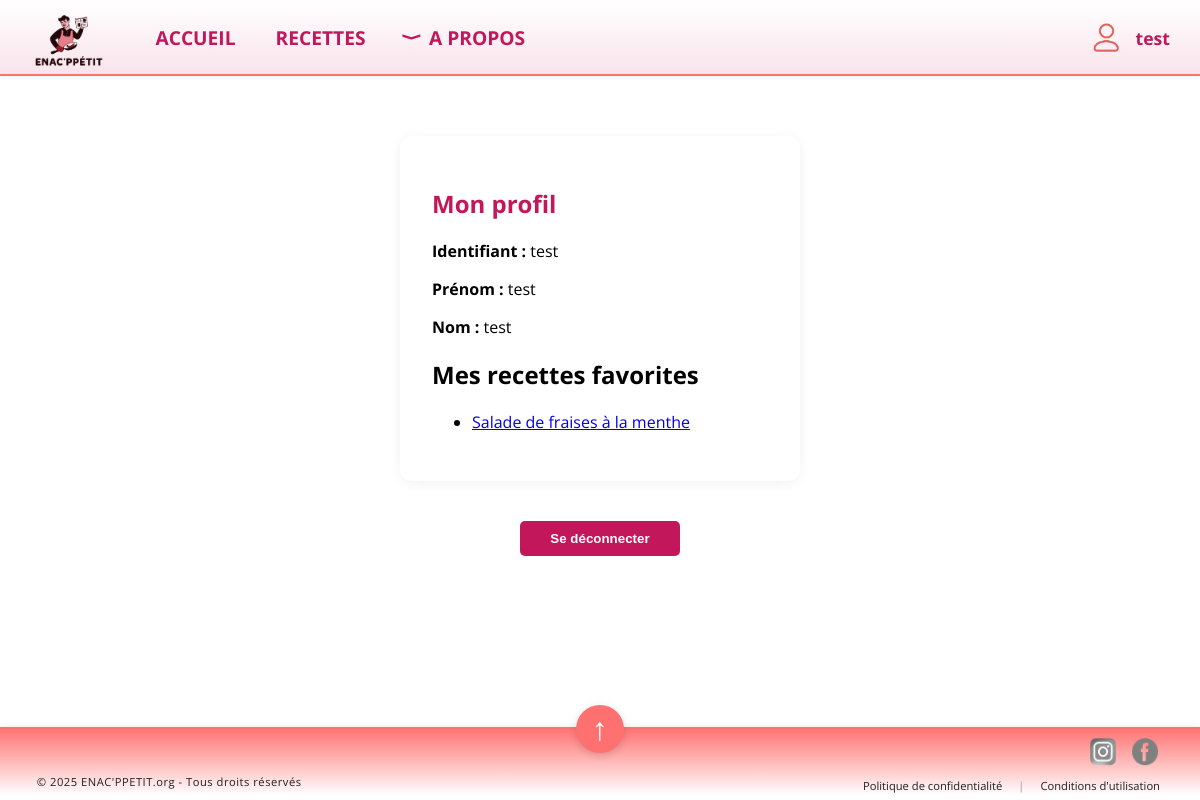
Page /profil (signed in) on the committed database.
### tables this page shows
CREATE TABLE User (
    User_id INTEGER PRIMARY KEY,
    Username TEXT,
    FirstName TEXT,
    LastName TEXT,
    EmailAddress TEXT,
    Sign_in_date TEXT,
    Salt TEXT,
    Random TEXT,
    Hash TEXT
);

CREATE TABLE Recette (
    Recette_id INTEGER PRIMARY KEY,
    Title TEXT,
    Preptime INTEGER,
    Cooktime INTEGER,
    Category TEXT,
    Saison TEXT,
    Description TEXT,
    Servings INTEGER,
    Image TEXT
);

### app.py (the view)
@app.route('/profil')
def profil():
    from flask import session, redirect, url_for
    if not session.get('username'):
        return redirect(url_for('login'))
    conn = sqlite3.connect('BDD.db')
    conn.row_factory = sqlite3.Row
    user = conn.execute("SELECT * FROM User WHERE Username = ?", (session['username'],)).fetchone()
    favoris = []
    if user:
        favoris = conn.execute("""
            SELECT r.*
            FROM Recette r
            JOIN Recette_Favori f ON r.Recette_id = f.Recette_id
            WHERE f.User_id = ?
        """, (user['User_id'],)).fetchall()
    conn.close()
    if not user:
        return redirect(url_for('login'))
    return render_template(
        'profil.html',
        username=user['Username'],
        firstname=user['FirstName'],
        lastname=user['LastName'],
        favoris=favoris
    )

### templates/profil.html (shortened to what this page needs)
{% extends "base.html" %}
{% block content %}
<div style="max-width:400px; margin:40px auto; background:#fff; border-radius:12px; box-shadow:0 2px 12px rgba(0,0,0,0.06); padding:32px;">
    <h2 style="color:#c2185b;">Mon profil</h2>
    <p><strong>Identifiant :</strong> {{ username }}</p>
    <p><strong>Prénom :</strong> {{ firstname }}</p>
    <p><strong>Nom :</strong> {{ lastname }}</p>
<h2>Mes recettes favorites</h2>
{% if favoris %}
    <ul>
    {% for recette in favoris %}
        <li>
            <a href="{{ url_for('recette', recette_id=recette['Recette_id']) }}">
                {{ recette['Title'] }}
            </a>
        </li>
    {% endfor %}
    </ul>
{% else %}
    <p>Vous n'avez pas encore de recettes favorites.</p>
{% endif %}
</div>
<div style="display: flex; justify-content: center; margin-top: 30px; margin-bottom: 4cm;">
    <a href="{{ url_for('logout') }}">
        <button style="background:#c2185b; color:white; border:none; border-radius:5px; padding:10px 30px; font-weight:bold; cursor:pointer;">
            Se déconnecter
        </button>
    </a>
</div>
{% endblock %}

### static/style.css (style rules this page uses)
body { overflow-x: hidden; background: #fff; margin: 0; padding: 0; font-family: 'Open Sans', Arial, sans-serif; }
html { box-sizing: border-box; width: 100vw; overflow-x: hidden; }
*, *::before, *::after { box-sizing: inherit; }

### rows in the picture
User: Username "test", FirstName "test", LastName "test"
Recette: Title "Salade de fraises à la menthe"

### other values in the picture
{{ session['username'] }} "test"
